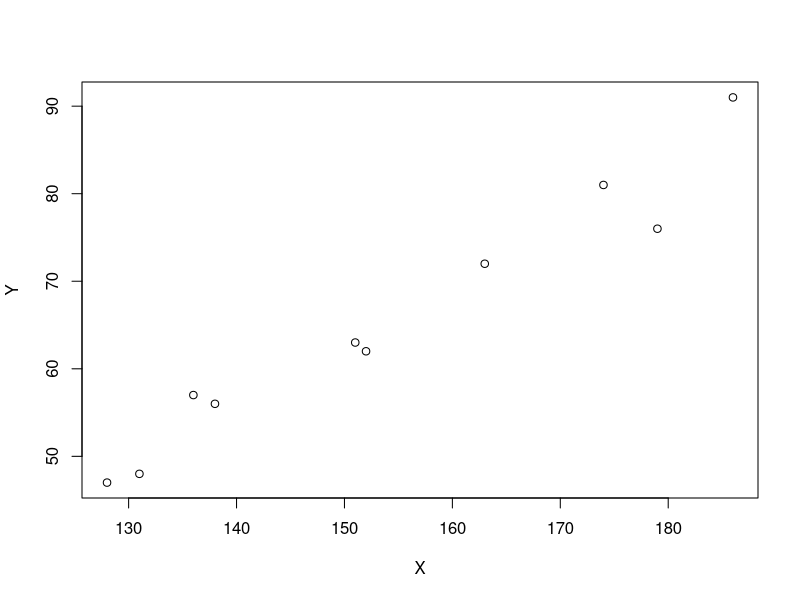
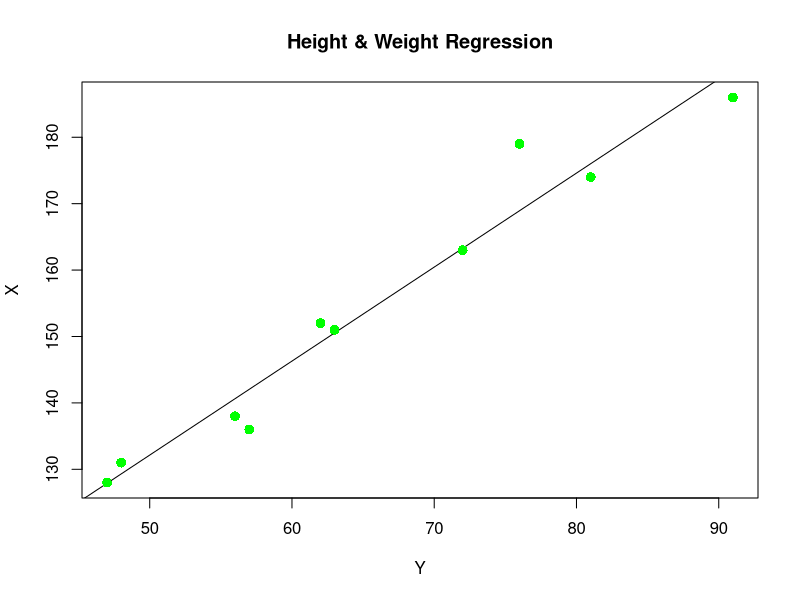

The R source for these figures, in order:
#Simple Linear Regression
X=c(151,174,138,186,128,136,179,163,152,131)
Y=c(63,81,56,91,47,57,76,72,62,48)
plot (X, Y)
relation=lm(Y~X)
print(relation)
print (summary (relation))
a=data.frame(X=170)
result=predict(relation, a)
print (result)
png(file="linearregression.png")
plot(Y,X,col="green", main="Height & Weight Regression",abline(lm(X~Y)),cex=1.3,pch=16,
     Xlab="Weight in kg", Ylab="Height in cm")
dev.off()
